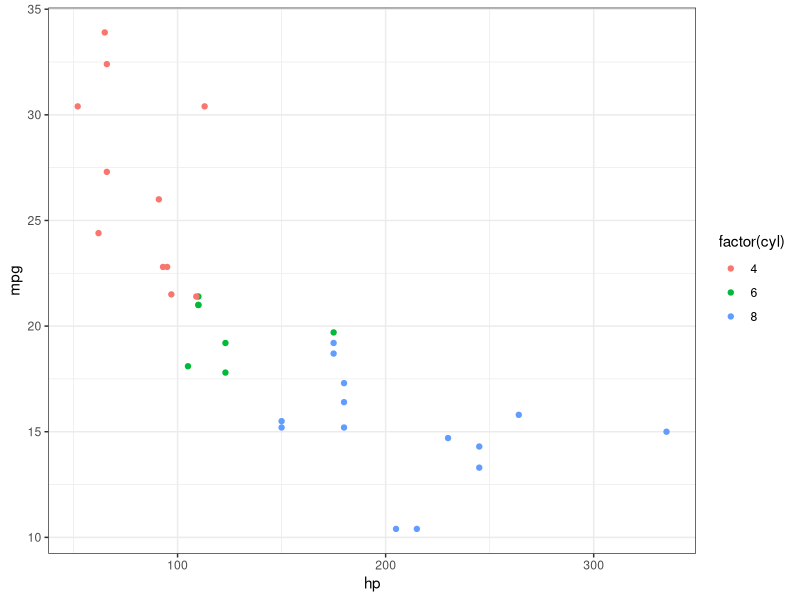

Write the R code that produced this figure.
## ---- chunk 1
knitr::opts_chunk$set(echo = FALSE, warning = FALSE, message = FALSE, error = FALSE, cache = FALSE, tidy = TRUE, tidy.opts= list(blank = FALSE, width.cutoff = 60))

library(tidyverse)
library(knitr)
library(kableExtra)

options("kableExtra.html.bsTable" = T)
## ---- chunk 2
data("mtcars")
Resumen <- mtcars %>% group_by(cyl) %>% summarise(MPG = mean(mpg), SD = sd(mpg), n =n())

kable(Resumen, digits = 2) %>%   kable_styling(bootstrap_options = c("striped", "hover"), full_width = F, position = "float_right")
## ---- chunk 3
data("iris")

kable(iris, digits = 2) %>%   kable_styling(bootstrap_options = c("striped", "hover"), full_width = F) %>% scroll_box(height = "350px", width = "700px")
## ---- chunk 4
ggplot(mtcars, aes(x = hp, y = mpg)) + geom_point(aes(color = factor(cyl))) + theme_bw()
